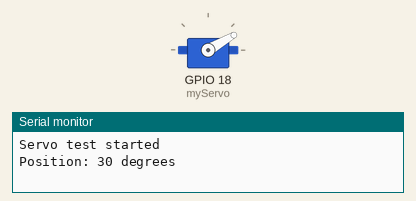
The sketch below on a simulated ESP32. Parts: servo, the last lines printed to the serial monitor.

Above: at 0.55 s.
At 4.5 s:
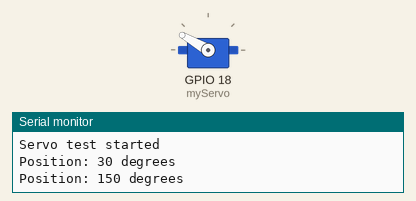
Timing chart, 0 to 5.7 s (numbered marks = the images above):
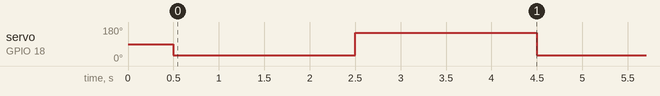

The sketch:

tilt.ino
```cpp
#include <ESP32Servo.h>

Servo myServo;

void setup() {
  Serial.begin(115200);

  myServo.setPeriodHertz(50);
  myServo.attach(18, 500, 2400);

  delay(500);
  Serial.println("Servo test started");
}

void loop() {
  myServo.write(30);
  Serial.println("Position: 30 degrees");
  delay(2000);

  myServo.write(150);
  Serial.println("Position: 150 degrees");
  delay(2000);
}
```

Measured:
- by itself, servo on GPIO 18 (myServo): alternates 150° for 2.0 s and 30° for 2.0 s
